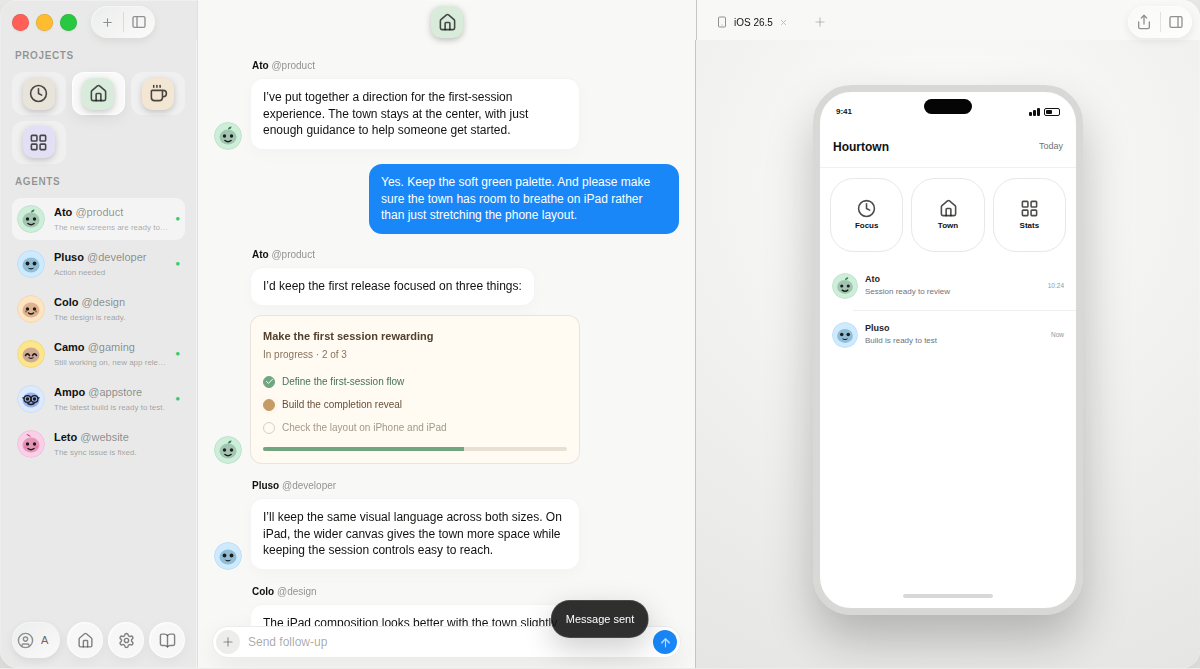
#> input picture UIDesign/web/airbuild/docs/verification/rounds/v1.2/window-main.png, 1200 x 669 px, found by its file name
$ python measure.py
#> lines starting #> are read from the running program, lines starting #| are printed output that depends on the picture
import sys
from PIL import Image

R = '/home/hatch/workspace/DesignRepoForMuse/UIDesign/web/airbuild/docs/verification/rounds/v1.2/'
P = R + 'probes/'

def px(im, x, y):
    return im.getpixel((x, y))

def patch(im, x, y, n=5):
    s = [0, 0, 0]; c = 0
    for dy in range(n):
        for dx in range(n):
            r, g, b = im.getpixel((x + dx, y + dy))[:3]
            s[0] += r; s[1] += g; s[2] += b; c += 1
    return tuple(round(v / c) for v in s)

def rowprofile(im, x0, x1, y0, y1, thresh=120):
    """dark-pixel row counts in region; returns list of (y, count)."""
    W, H = im.size
    x0, x1 = max(0, x0), min(W - 1, x1)
    y0, y1 = max(0, y0), min(H - 1, y1)
    out = []
    for y in range(y0, y1 + 1):
        c = 0
        for x in range(x0, x1 + 1):
            r, g, b = im.getpixel((x, y))[:3]
            if r < thresh and g < thresh and b < thresh:
                c += 1
        if c:
            out.append((y, c))
    return out

def runs(rows):
    """group consecutive y into (y0,y1,maxcount)."""
    if not rows:
        return []
    groups = []
    s = rows[0][0]; prev = rows[0][0]; mx = rows[0][1]
    for y, c in rows[1:]:
        if y == prev + 1:
            mx = max(mx, c)
        else:
            groups.append((s, prev, mx)); s = y; mx = c
        prev = y
    groups.append((s, prev, mx))
    return groups

def near(im, x0, x1, y0, y1, target, tol=30):
    W, H = im.size
    x0, x1 = max(0, x0), min(W - 1, x1)
    y0, y1 = max(0, y0), min(H - 1, y1)
    hits = []
    for y in range(y0, y1 + 1):
        for x in range(x0, x1 + 1):
            r, g, b = im.getpixel((x, y))[:3]
            if abs(r - target[0]) <= tol and abs(g - target[1]) <= tol and abs(b - target[2]) <= tol:
                hits.append((x, y))
    return hits

def bbox(hits):
    xs = [h[0] for h in hits]; ys = [h[1] for h in hits]
    return (min(xs), min(ys), max(xs), max(ys), len(hits))

im = Image.open(R + 'window-main.png').convert('RGB')
#> im is the input picture: PIL image 1200x669 RGB; mean R, G, B 234.1, 236.9, 238
print('== window-main size', im.size)
#| == window-main size (1200, 669)
print('F01 body per-row counts x250-500 y85-112:', rowprofile(im, 250, 500, 85, 112))
#> after the loop in rowprofile, `for y in range(y0, y1 + 1):`: out = [(92, 13), (93, 9), (94, 103), (95, 62), (96, 53), (97, 87), (98, 46), (99, 55), (100, 93), (101, 2), (102, 3), (103, 4), (109, 11), (110, 9), (111, 99), (112, 63)]
#| F01 body per-row counts x250-500 y85-112: [(92, 13), (93, 9), (94, 103), (95, 62), (96, 53), (97, 87), (98, 46), (99, 55), (100, 93), (101, 2), (102, 3), (103, 4), (109, 11), (110, 9), (111, 99), (112, 63)]
print('F02 author per-row counts x250-500 y55-75:', rowprofile(im, 250, 500, 55, 75))
#| F02 author per-row counts x250-500 y55-75: [(61, 2), (62, 4), (63, 8), (64, 7), (65, 6), (66, 8), (67, 7), (68, 9)]
print('F03 sidebar rows x10-190 y150-330 (name/status/title runs):', runs(rowprofile(im, 10, 190, 150, 330))[:40])
#> in runs, `groups = []`: groups = []
#> in runs, `s = rows[0][0]`: s = 208
#> in runs, `mx = rows[0][1]`: mx = 2
#> the loop in runs, `for y, c in rows[1:]:` made 40 passes
#> (y, c, s, mx, prev) on passes 8, 12, 14, 22, 25, 26, 34, 38: (217, 2, 217, 2, 217), (223, 4, 223, 4, 223), (253, 5, 253, 5, 253), (262, 6, 262, 6, 262), (268, 4, 268, 4, 268), (298, 5, 298, 5, 298), (307, 2, 307, 2, 307), (312, 2, 312, 2, 312)
#> (y, c, mx, prev) on passes 1 to 6: (209, 3, 3, 209), (210, 7, 7, 210), (211, 5, 7, 211), (212, 4, 7, 212), (213, 8, 8, 213), (214, 5, 8, 214)
#> after the loop in runs, `for y, c in rows[1:]:`: groups = [(208, 215, 8), (217, 220, 6), (223, 224, 6), (253, 260, 12), (262, 264, 6), (268, 268, 4), (298, 305, 10), (307, 310, 6)]
#| F03 sidebar rows x10-190 y150-330 (name/status/title runs): [(208, 215, 8), (217, 220, 6), (223, 224, 6), (253, 260, 12), (262, 264, 6), (268, 268, 4), (298, 305, 10), (307, 310, 6), (312, 314, 6)]
print('F03 sidebar group-title rows x10-190 y60-170:', runs(rowprofile(im, 10, 190, 60, 170))[:20])
#> the loop in runs (call 2), `for y, c in rows[1:]:` made 30 passes
#> (y, c, s, mx, prev) on passes 17, 24: (135, 12, 135, 12, 135), (143, 8, 143, 8, 143)
#> (y, c, mx, prev) on passes 1 to 6: (86, 11, 11, 86), (87, 11, 11, 87), (88, 7, 11, 88), (89, 9, 11, 89), (90, 22, 22, 90), (91, 9, 22, 91)
#| F03 sidebar group-title rows x10-190 y60-170: [(85, 101, 31), (135, 141, 12), (143, 149, 12)]
print('F04 tab label per-row counts x900-1100 y5-35:', rowprofile(im, 900, 1100, 5, 35))
#| F04 tab label per-row counts x900-1100 y5-35: []
print('F04 phone status per-row counts x830-1070 y88-125:', rowprofile(im, 830, 1070, 88, 125))
#> (printed output is left out)
print('F04 phone appbar per-row counts x830-1070 y120-175:', rowprofile(im, 830, 1070, 120, 175))
#| F04 phone appbar per-row counts x830-1070 y120-175: [(142, 1), (143, 1), (144, 19), (145, 22), (146, 21), (147, 12), (148, 15), (149, 16), (150, 17)]
print('F04 phone feed-name per-row counts x860-1070 y300-420:', rowprofile(im, 860, 1070, 300, 420))
#| F04 phone feed-name per-row counts x860-1070 y300-420: [(325, 3), (326, 6), (327, 4), (328, 9), (329, 3), (330, 8)]
g = near(im, 0, 198, 150, 660, (46, 203, 112), 40)
#> after the loop in near, `for y in range(y0, y1 + 1):`: hits = [(177, 217), (177, 218), (178, 218), (177, 219), (178, 219), (177, 262), (177, 263), (178, 263), (177, 264), (178, 264), (177, 352), (177, 353), (178, 353), (177, 354), (178, 354), (177, 397), (177, 398), (178, 398), (177, 399), (178, 399)]
#> g has the same summary as hits in near
print('C09 green-dot hits bbox (x0,y0,x1,y1,n):', bbox(g) if g else 'NONE')
#> in bbox, `xs = [h[0] for h in hits]`: xs = [177, 177, 178, 177, 178, 177, 177, 178, 177, 178, 177, 177, 178, 177, 178, 177, 177, 178, 177, 178]
#> in bbox, `ys = [h[1] for h in hits]`: ys = [217, 218, 218, 219, 219, 262, 263, 263, 264, 264, 352, 353, 353, 354, 354, 397, 398, 398, 399, 399]
#| C09 green-dot hits bbox (x0,y0,x1,y1,n): (177, 217, 178, 399, 20)
if g:
    xs = sorted(set(h[0] for h in g)); ys = sorted(set(h[1] for h in g))
#> after `xs = sorted(set((h[0] for h in g)))`: xs = [177, 178]
#> after `ys = sorted(set((h[1] for h in g)))`: ys = [217, 218, 219, 262, 263, 264, 352, 353, 354, 397, 398, 399]
    print('C09 sample patch at first cluster:', patch(im, g[0][0] - 2, g[0][1] - 2))
#> after the loop in patch, `for dy in range(n):`: c = 25; s = [4368, 5726, 4929]
#| C09 sample patch at first cluster: (175, 229, 197)
    # cluster dots by y bands
    bands = {}
    for x, y in g:
        bands.setdefault(y // 12, []).append((x, y))
#> this loop made 20 passes
#> after the loop, bands = 5 items
    print('C09 dot bands (y//12 -> n, x-range):', {k: (len(v), min(a for a, _ in v), max(a for a, _ in v)) for k, v in sorted(bands.items())})
#| C09 dot bands (y//12 -> n, x-range): {18: (5, 177, 178), 21: (3, 177, 178), 22: (2, 177, 178), 29: (5, 177, 178), 33: (5, 177, 178)}
a = near(im, 205, 260, 620, 665, (237, 237, 235), 12)
#> a = 1609 pairs, first value 205 to 260, second value 620 to 665
print('B04 attach-btn #ededeb bbox:', bbox(a) if a else 'NONE')
#| B04 attach-btn #ededeb bbox: (205, 620, 260, 665, 1609)
print('B04 attach patch:', patch(im, 216, 638) if a else 'n/a')
#| B04 attach patch: (238, 238, 236)
print('B05 footer buttons: scan sidebar bottom y580-668 for non-sidebar-bg pixels')
sb = []
for y in range(580, 668):
    for x in range(0, 198):
        r, gg, b = im.getpixel((x, y))[:3]
        if abs(r - 225) > 18 or abs(gg - 227) > 18 or abs(b - 225) > 18:
            sb.append((x, y))
#> after the loop, sb = 3603 pairs, first value 12 to 196, second value 622 to 667
print('B05 bottom-band non-bg bbox:', bbox(sb) if sb else 'NONE')
#| B05 bottom-band non-bg bbox: (12, 622, 196, 667, 3603)
print('B02 capsule diagonal profile (x,y,rgb) from (150,12) to (95,32):')
for t in [0, 0.2, 0.4, 0.6, 0.8, 1.0]:
    x = round(150 - 55 * t); y = round(12 + 20 * t)
    print('  ', x, y, px(im, x, y))
#> this loop made 6 passes
#|    150 12 (245, 245, 245)
#|    139 16 (143, 144, 143)
#|    128 20 (244, 244, 243)
#|    117 24 (242, 244, 242)
#|    106 28 (242, 243, 242)
#|    95 32 (240, 240, 240)
print('B09 capsule top-edge vs centre patches:', patch(im, 110, 9, 3), patch(im, 110, 20, 3), patch(im, 110, 31, 3))
#| B09 capsule top-edge vs centre patches: (239, 240, 239) (223, 223, 223) (244, 244, 243)
print('P04 titlebar tint row y20: Hourtown tint #d9ecdc hits x-range:')
t = near(im, 190, 1200, 8, 34, (217, 236, 220), 14)
#> t = 856 pairs, first value 197 to 1199, second value 8 to 34
print('  main:', bbox(t) if t else 'NONE')
#|   main: (197, 8, 1199, 34, 856)
imS = Image.open(R + 'window-sidebar-collapsed.png').convert('RGB')
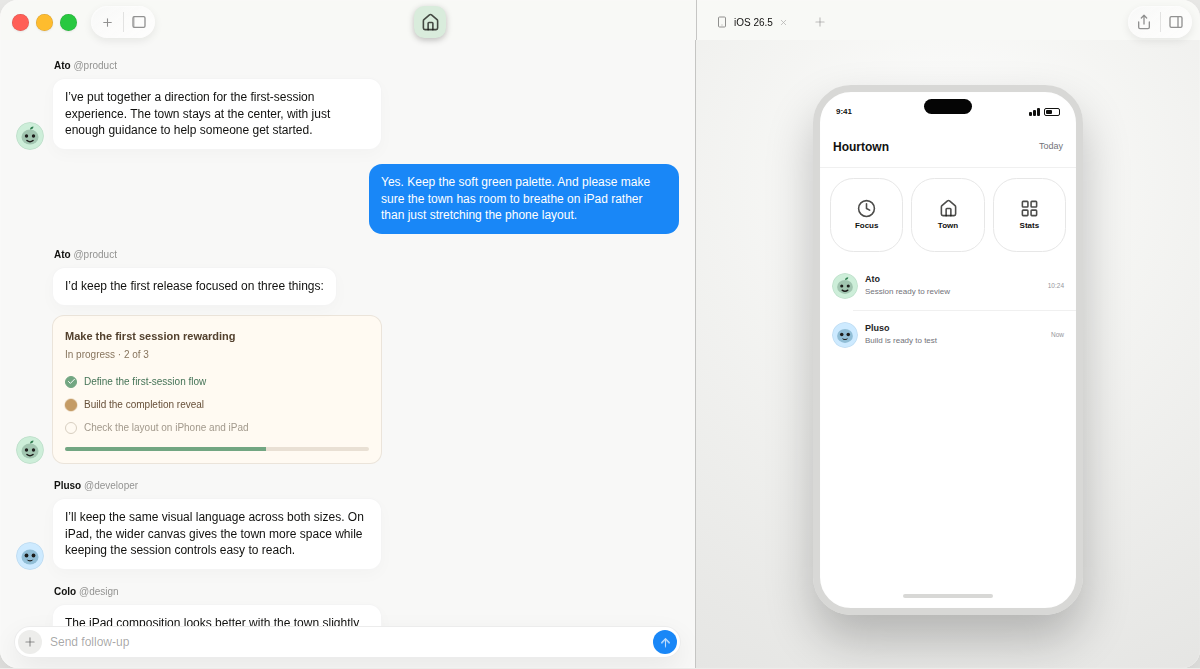
#> input picture UIDesign/web/airbuild/docs/verification/rounds/v1.2/window-sidebar-collapsed.png, 1200 x 669 px, found by its file name
#> imS is the input picture: PIL image 1200x669 RGB; mean R, G, B 238, 240.7, 241.9
t = near(imS, 0, 1200, 8, 34, (217, 236, 220), 14)
#> t = 877 pairs, first value 0 to 1199, second value 8 to 34
print('  sidebar-collapsed:', bbox(t) if t else 'NONE')
#|   sidebar-collapsed: (0, 8, 1199, 34, 877)
imP = Image.open(R + 'window-preview-collapsed.png').convert('RGB')
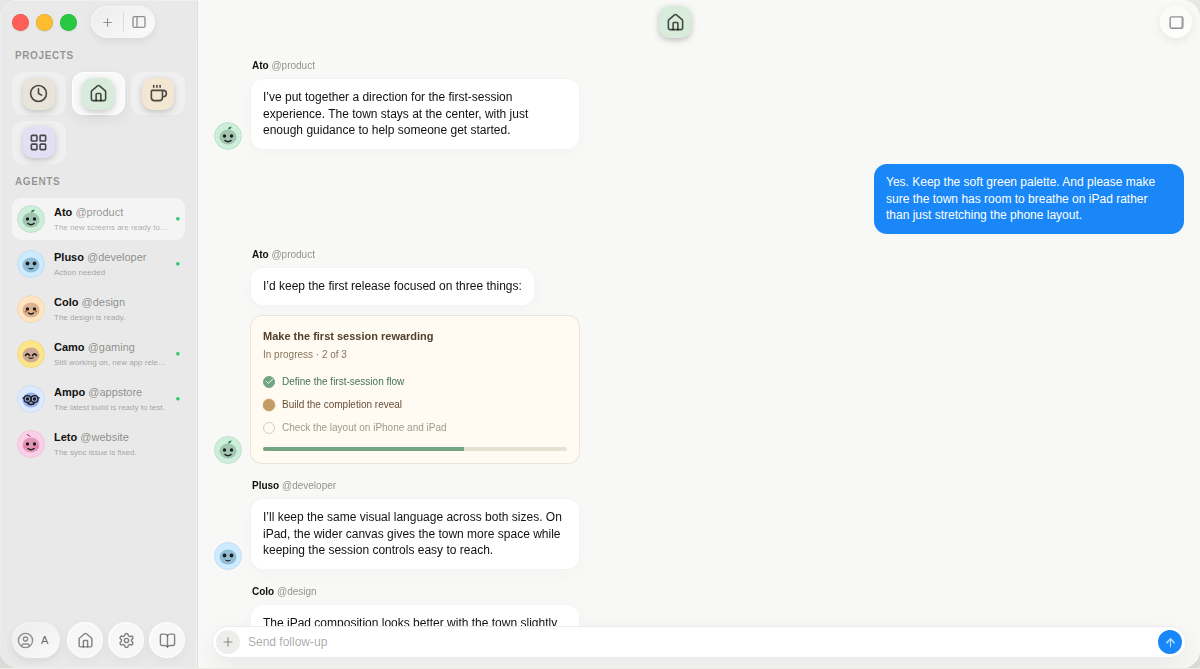
#> input picture UIDesign/web/airbuild/docs/verification/rounds/v1.2/window-preview-collapsed.png, 1200 x 669 px, found by its file name
#> imP is the input picture: PIL image 1200x669 RGB; mean R, G, B 238, 240.7, 241.8
t = near(imP, 190, 1200, 8, 34, (217, 236, 220), 14)
#> t = 779 pairs, first value 197 to 1199, second value 8 to 34
print('  preview-collapsed:', bbox(t) if t else 'NONE')
#|   preview-collapsed: (197, 8, 1199, 34, 779)
print('S05 phone frame: grey #d8d8d6 bbox in x800-1100 y80-620:')
fr = near(im, 800, 1100, 80, 620, (216, 216, 214), 10)
#> fr = 23944 items
print('  ', bbox(fr) if fr else 'NONE')
#|    (800, 85, 1100, 620, 23944)
print('A03 feed avatar bg Ato #cdeed9 bbox in phone feed area x820-1080 y300-420:')
fa = near(im, 820, 1080, 300, 420, (205, 238, 217), 14)
#> fa = [(1052, 334), (1055, 334), (1055, 335), (876, 338), (876, 339), (876, 340), (876, 341), (876, 342), (930, 342)]
print('  ', bbox(fa) if fa else 'NONE')
#|    (876, 334, 1055, 342, 9)
print('A03 feed avatar bg Pluso #cdeaff bbox same area:')
fp = near(im, 820, 1080, 300, 420, (205, 234, 255), 14)
#> fp = 356 pairs, first value 832 to 1063, second value 322 to 347
print('  ', bbox(fp) if fp else 'NONE')
#|    (832, 322, 1063, 347, 356)
imT = Image.open(P + 'window-main-twotabs.png').convert('RGB')
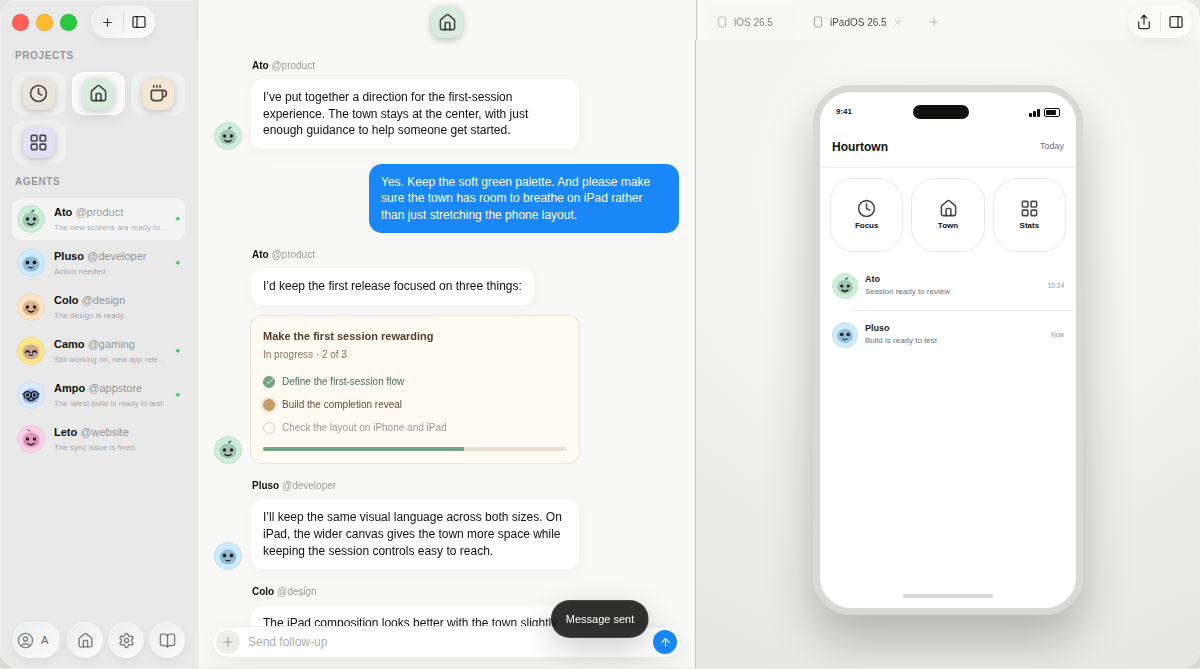
#> input picture UIDesign/web/airbuild/docs/verification/rounds/v1.2/probes/window-main-twotabs.png, 1200 x 669 px, found by its file name
#> imT is the input picture: PIL image 1200x669 RGB; mean R, G, B 234.1, 236.9, 237.9
print('== twotabs size', imT.size)
#| == twotabs size (1200, 669)
print('C10/S13 tab bar rows x700-1200 y0-40 dark profile:', runs(rowprofile(imT, 700, 1200, 0, 40))[:30])
#| C10/S13 tab bar rows x700-1200 y0-40 dark profile: [(15, 28, 17)]
tab = near(imT, 700, 1200, 0, 40, (247, 247, 245), 6)
print('C10 non-active tab #f7f7f5 bbox:', bbox(tab) if tab else 'NONE')
#| C10 non-active tab #f7f7f5 bbox: (700, 0, 1199, 40, 19069)
print('S13 active tab region: look for tab button area rows with iphone icon dark pixels')
imD = Image.open(P + 'window-main-darkbg.png').convert('RGB')
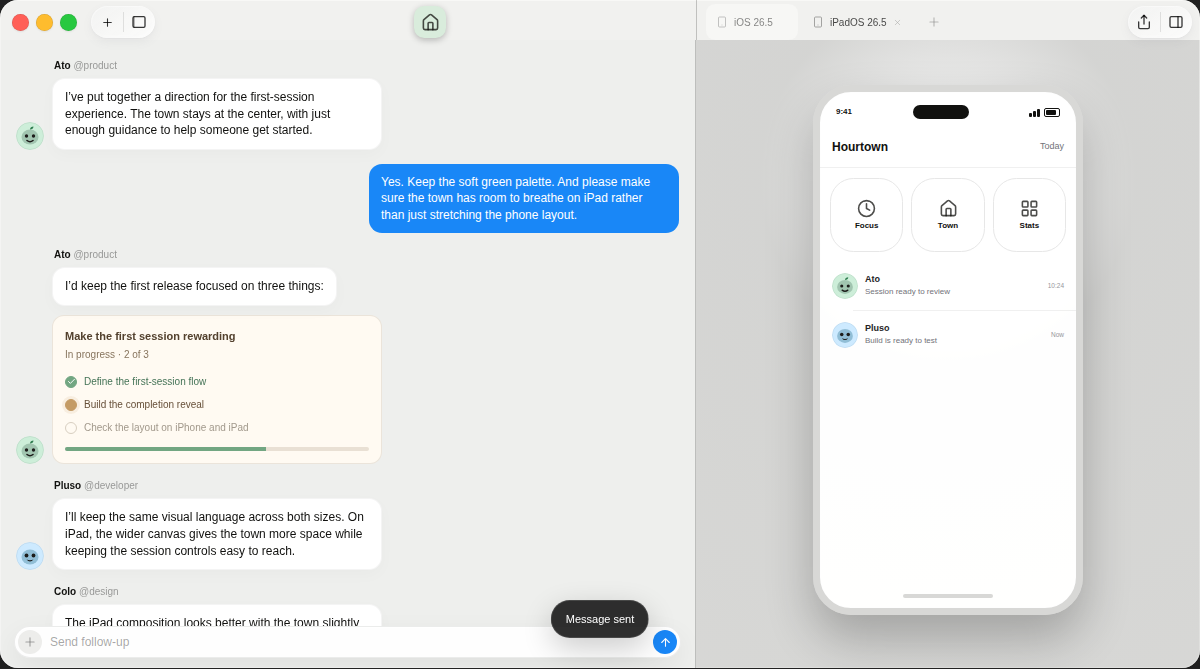
#> input picture UIDesign/web/airbuild/docs/verification/rounds/v1.2/probes/window-main-darkbg.png, 1200 x 669 px, found by its file name
#> imD is the input picture: PIL image 1200x669 RGB; mean R, G, B 227.5, 230.4, 231.3
print('== darkbg size', imD.size)
#| == darkbg size (1200, 669)
print('S15 corner: first non-dark pixels per row y0-25 (window top-left corner):')
for y in range(0, 26):
    xs = [x for x in range(0, 60) if sum(imD.getpixel((x, y))[:3]) > 200]
    print('  y', y, 'first-x', min(xs) if xs else None)
#> this loop made 26 passes
#|   y 0 first-x 12
#|   y 1 first-x 10
#|   y 2 first-x 8
#|   y 3 first-x 7
#|   y 4 first-x 6
#|   y 5 first-x 4
#|   y 6 first-x 4
#|   y 7 first-x 3
#> (further printed lines are left out)
imSt = Image.open(P + 'window-main-stripes.png').convert('RGB')
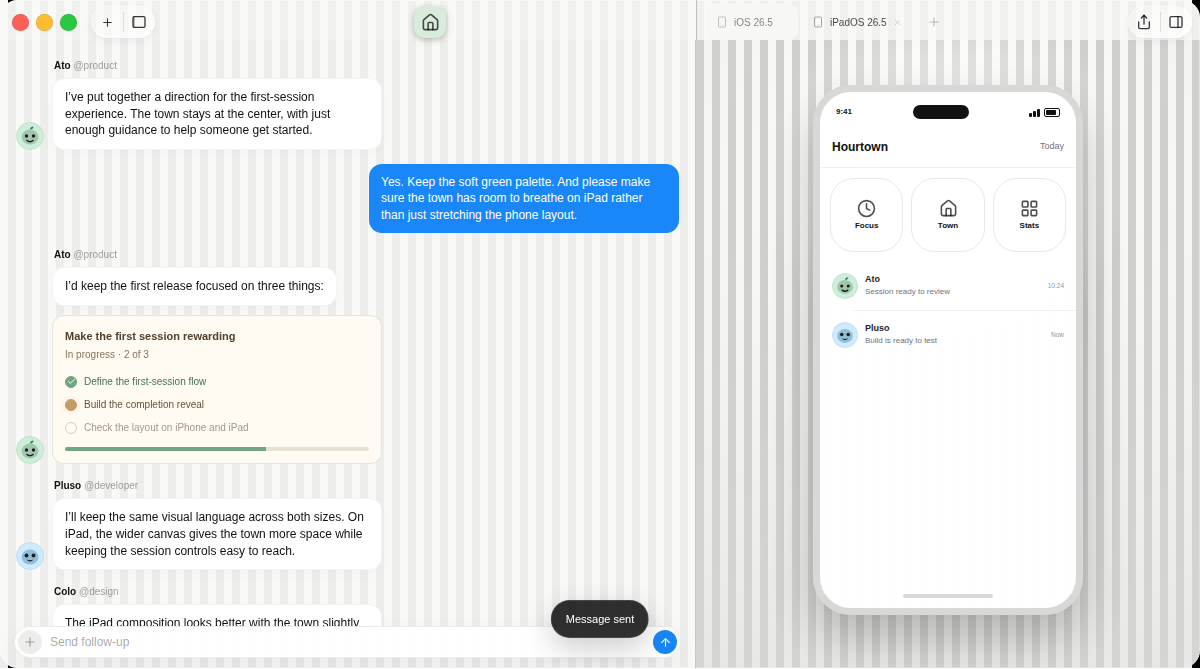
#> input picture UIDesign/web/airbuild/docs/verification/rounds/v1.2/probes/window-main-stripes.png, 1200 x 669 px, found by its file name
#> imSt is the input picture: PIL image 1200x669 RGB; mean R, G, B 232.2, 234.8, 236
print('== stripes size', imSt.size)
#| == stripes size (1200, 669)
print('B08 stripe contrast: sample row y100 inside window x250-450 vs page strip pattern (window bg area):')
row = [imSt.getpixel((x, 100))[0] for x in range(250, 450, 4)]
print('  inside-window row R samples min/max:', min(row), max(row))
#|   inside-window row R samples min/max: 60 255
#> (the run stopped early here; a loop or call above may not have finished)
